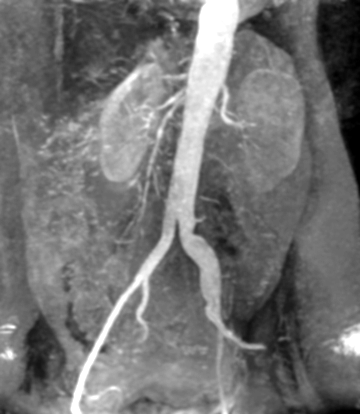
#> input picture HW2/Input_data/kidney.tif, 360 x 414 px
$ python HW2_3.py
#> lines starting #> are read from the running program, lines starting #| are printed output that depends on the picture
import cv2 as cv
import numpy as np
import matplotlib.pyplot as plt


# PARTS A AND B
def transform(img, bd):
    img = np.float64(img)
    L = 2 ** bd - 1
    # maximum value for a is 1/L so we rewrite s(r) function and substitute a
    img2 = (img ** 2 + img) / L
    transformed_img = np.round(img2)
    transformed_img = transformed_img.astype(img.dtype)  # to make the output type the same as input type
    return transformed_img, L


# PART C
kidney = cv.imread('Input_data/kidney.tif')
#> kidney is the input picture: shape (414, 360, 3); min 0, max 255, mean 115
t_kidney, L_kidney = transform(kidney, 8)
#> in transform, `img2 = (img ** 2 + img) / L`:
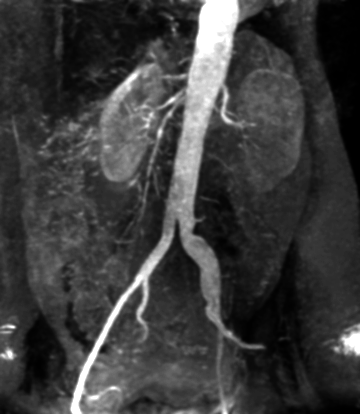
#> img2: shape (414, 360, 3) float64; min 0, max 256, mean 61.1; drawn with min black and max white
#> L_kidney = 255
t_kidney = np.uint8(t_kidney)

chest = cv.imread('Input_data/chest.tif', cv.IMREAD_ANYDEPTH)
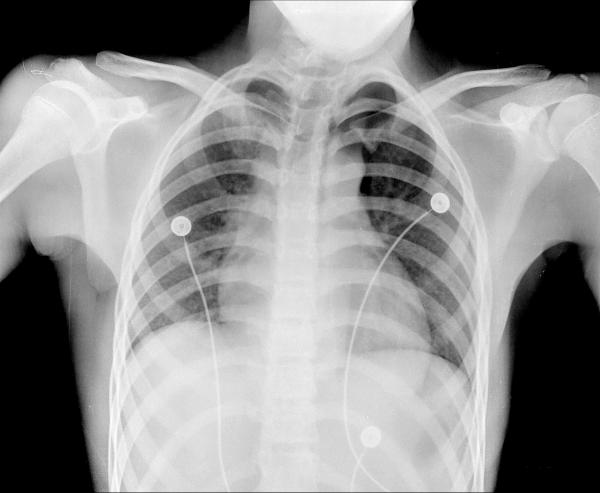
#> input picture HW2/Input_data/chest.tif, 600 x 493 px
#> chest is the input picture: shape (493, 600) uint16; min 0, max 64991, mean 36445.1
t_chest, L_chest = transform(chest, 16)
#> call 2 of transform, with bd = 16
#> in transform (call 2), `img2 = (img ** 2 + img) / L`:
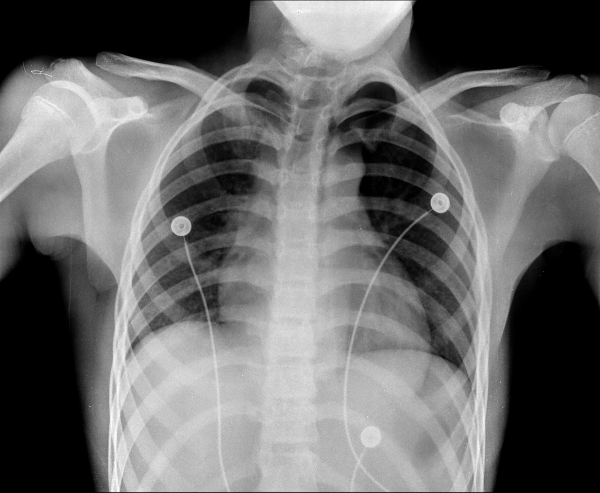
#> img2: shape (493, 600) float64; min 0, max 64452.5, mean 27408.1; drawn with min black and max white
#> L_chest = 65535
t_chest = np.uint16(t_chest)

# Kidney plots
plt.figure()
plt.subplot(2, 2, 1)
plt.title('Original image')
plt.imshow(kidney, cmap='gray', vmin=0, vmax=L_kidney)
plt.axis(False)

plt.subplot(2, 2, 2)
plt.title('Transformed image')
plt.imshow(t_kidney, cmap='gray', vmin=0, vmax=L_kidney)
plt.axis(False)

plt.subplot(2, 2, 3)
plt.title('Original image histogram')
plt.hist(kidney.ravel(), bins=range(0, L_kidney, 4))

plt.subplot(2, 2, 4)
plt.title('Transformed image histogram')
plt.hist(t_kidney.ravel(), bins=range(0, L_kidney, 4))
plt.tight_layout()

# Chest plots
plt.figure()
plt.subplot(2, 2, 1)
plt.title('Original image')
plt.imshow(chest, cmap='gray', vmin=0, vmax=L_chest)
plt.axis(False)

plt.subplot(2, 2, 2)
plt.title('Transformed image')
plt.imshow(t_chest, cmap='gray', vmin=0, vmax=L_chest)
plt.axis(False)

plt.subplot(2, 2, 3)
plt.title('Original image histogram')
plt.hist(chest.ravel(), bins=range(0, L_chest, 1024))

plt.subplot(2, 2, 4)
plt.title('Transformed image histogram')
plt.hist(t_chest.ravel(), bins=range(0, L_chest, 1024))
plt.tight_layout()

# PART D
plt.figure()
plt.title('State space plots')
x = np.linspace(0, L_chest)  # create an array based on a 16-bit image to plot the functions
#> x = 50 values from 0 to 65535
t = (x ** 2 + x) / L_chest  # repeating the s(r) function to plot
#> t = 50 values from 0 to 65536
plt.plot(x, t, c='k', label='Transform function')
plt.plot(x, x, c='b', linestyle='--', label='Identify function')
plt.legend()

plt.show()
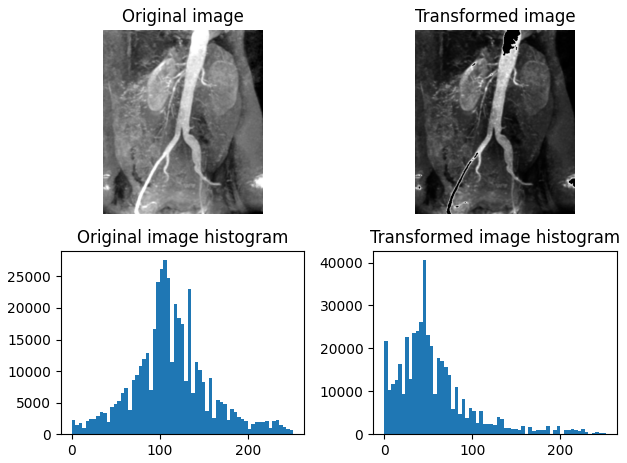
#> figure drawn by matplotlib, 4 panels; panel 3: tallest bar 27648 high, from x = 104 to 108; panel 4: tallest bar 40653 high, from x = 44 to 48
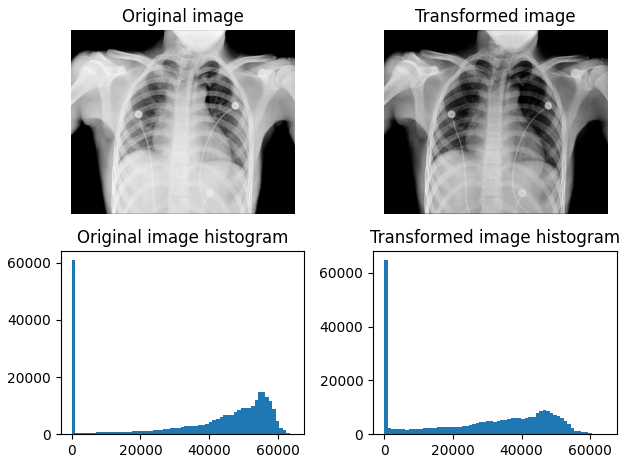
#> figure drawn by matplotlib, 4 panels; panel 3: tallest bar 61103 high, from x = 0 to 1024; panel 4: tallest bar 64825 high, from x = 0 to 1024
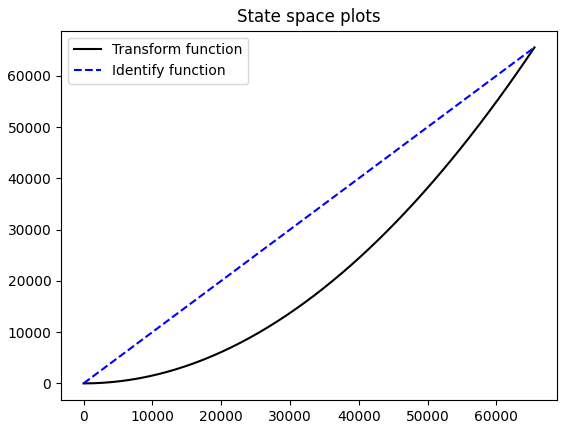
#> figure drawn by matplotlib, 1 panel; curve peaks at x = 65535, y = 65536; curve peaks at x = 65535, y = 65535
cv.waitKey(0)
cv.destroyAllWindows()
